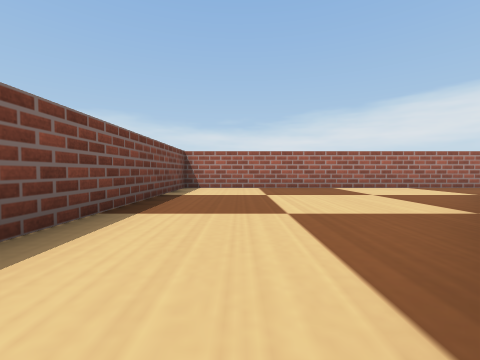
View 1 (above)

16 first-person views from a walk through a Webots world. The camera is 0.22 m above the floor, tilts 2° down and sees 90° across. The floor is counted in squares, 0.5 m on a side. Each view is taken from the middle of a square. On the plan, view 1 faces up. The plan holds only what a view shows up to about 9 squares ahead; the rest is blank. Robots are left out. Webots' stock objects and surfaces are drawn as simple stand-ins.

View 2
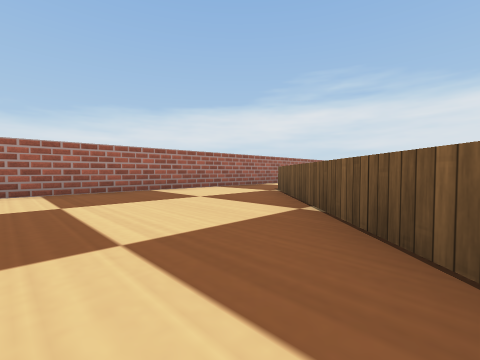

View 3
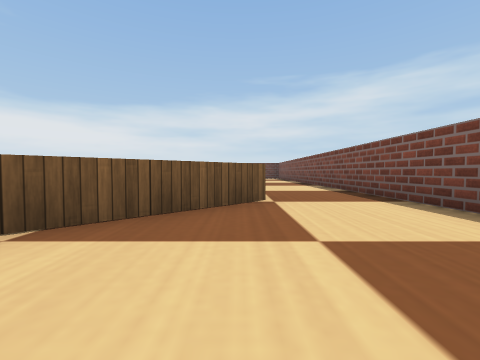

View 4
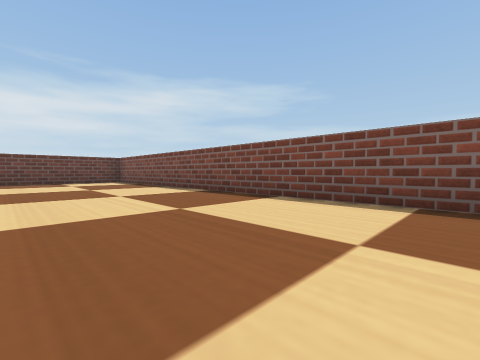

View 5
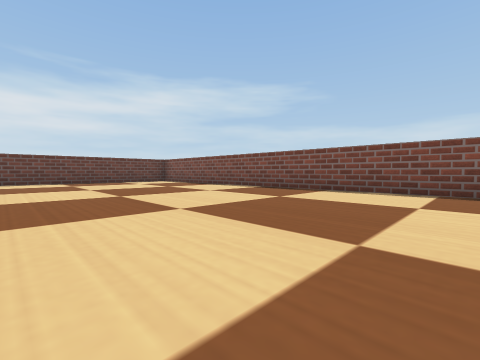

View 6
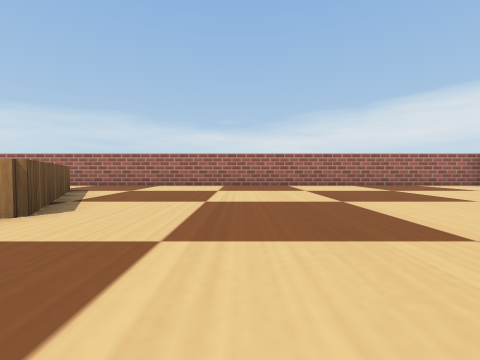

View 7
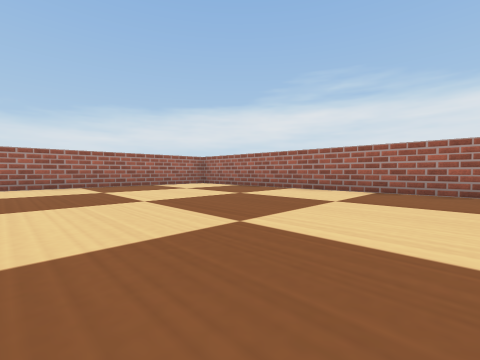

View 8
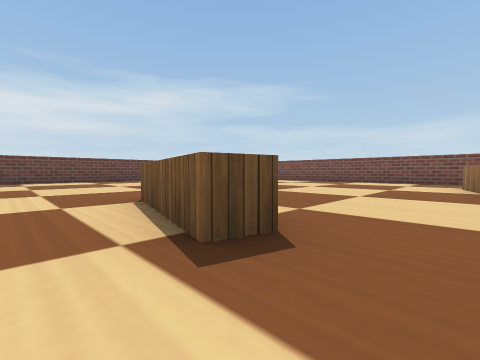

View 9
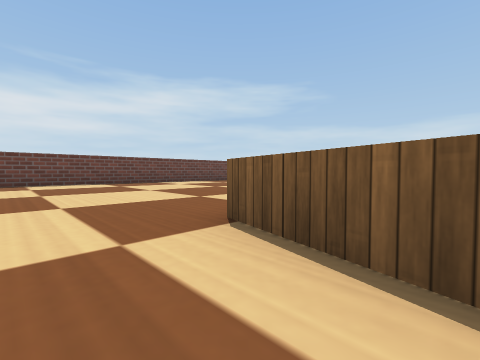

View 10
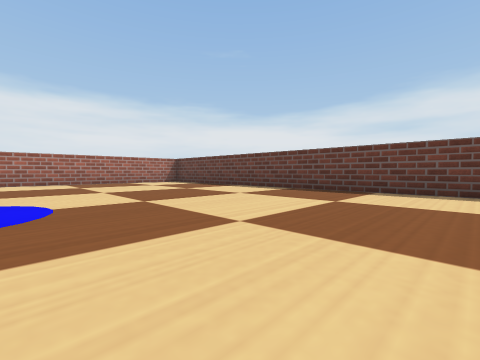

View 11
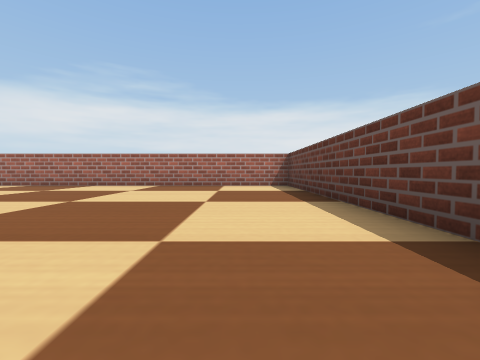

View 12
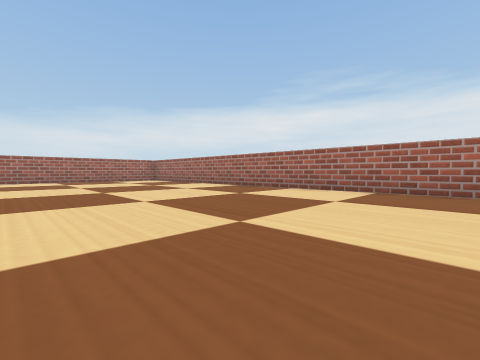

View 13
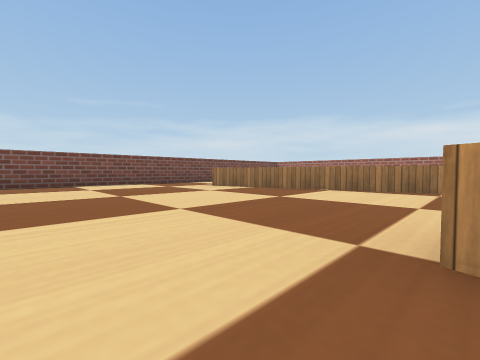

View 14
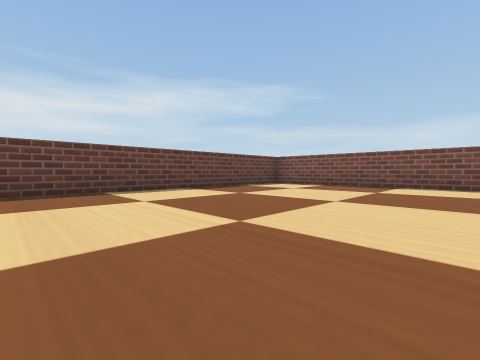

View 15
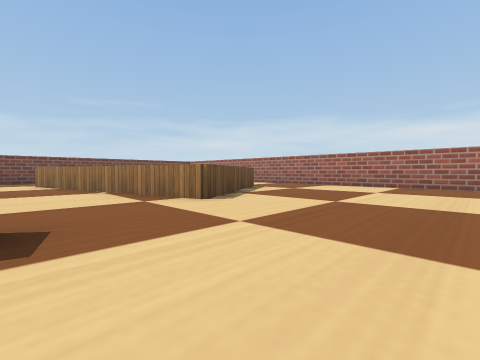

View 16
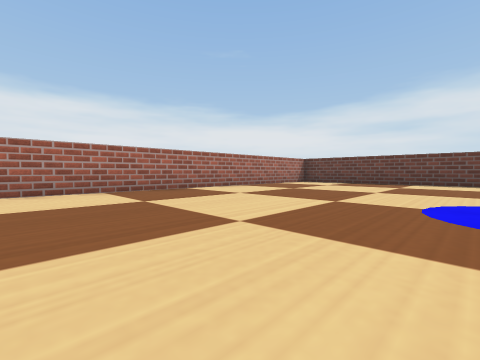

### Floor plan
Ten units are one square. View 1 is at (0, 0); x grows to the right and y downward. Boxes are objects, and circles mark ways between rooms. Rooms are numbered by the first view taken in them; rooms with no view inside come last. Other rooms are left out.
<svg viewBox="-20 -70 190 190">
<path fill="none" stroke="#000" d="M25 -65 -15 -65 -15 5M6 -2 42 -38M75 10 81 12 74 38M42 -38 50 -47 70 -13 10 3M-15 5 -15 112M-12 115 165 115 165 -65 25 -65"/>
<circle cx="-5" cy="10" r="3" fill="#2a7"/>
<circle cx="35" cy="-55" r="3" fill="#2a7"/>
<text x="0" y="-40">1</text>
<text x="90" y="30">2</text>
</svg>
Room 1 opens to room 2.

Where each view was taken, in squares from view 1:
view 1: 0 up, 0 right, facing up
view 2: 1 up, 0 right, facing up-right
view 3: 4 up, 1 right, facing down
view 4: 1 down, 2 right, facing down-left
view 5: 1 down, 4 right, facing down-left
view 6: 1 down, 9 right, facing up
view 7: 1 down, 11 right, facing up-right
view 8: 0 up, 9 right, facing down-left
view 9: 2 down, 9 right, facing down-left
view 10: 6 down, 7 right, facing down-right
view 11: 10 down, 9 right, facing right
view 12: 5 down, 11 right, facing up-right
view 13: 5 down, 7 right, facing up-left
view 14: 6 down, 6 right, facing down-left
view 15: 1 down, 10 right, facing up-left
view 16: 2 down, 11 right, facing down-right
